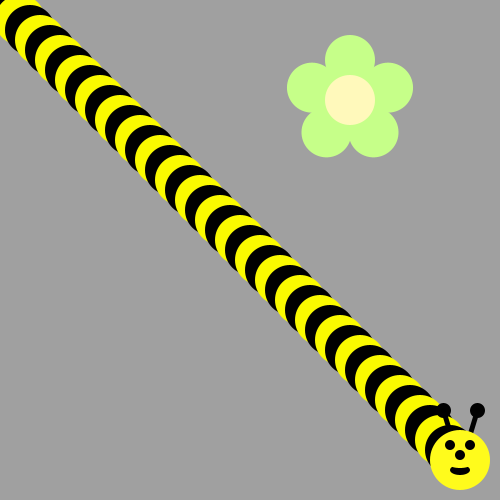
Frame 1 (no input)
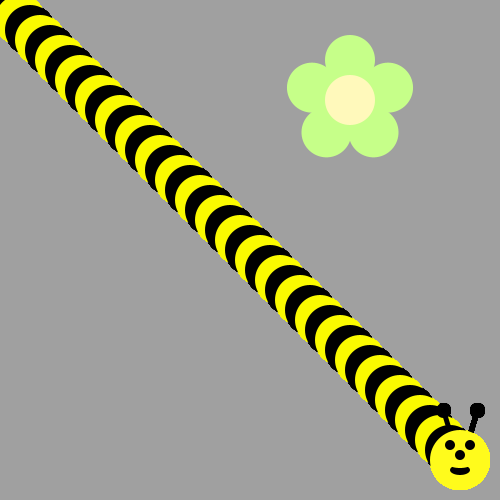
Frame 60 (the mouse pressed at the canvas centre just before this capture)
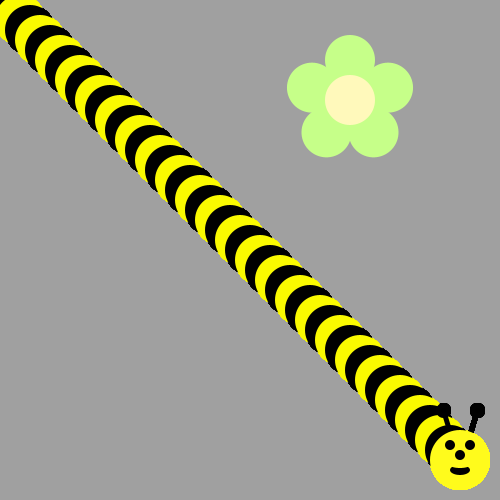
Frame 120 (the mouse held since frame 60 and released just before this capture)

The Processing sketch that drew these frames (run headless with seeded random() and noise(); from frame 60 on, the mouse is pressed at the canvas centre):

// Processing sketch: bumble_bee
// ── bumble_bee.pde

void draw() {
  
  /*Use a loop to make a body for the Bee!
Then put his head on using drawBeeFace(x,y)
Use Modulo to make the colors alternate 
*/
  int location = 0;
  int size = 50;
  for (int i = 0; i < 45; i++) {
   if((location/10)%2 ==0){
    fill(0,0,0);
   } else {
     fill(250,250,0);
   }
   
   location = location + 10;
   
   ellipse(location, location, size, size);
    }
   drawBeeFace(location+10, location+ 10);
  
}

void drawFlower(int x, int y) {
     noStroke();
     translate(x, y);
     // draw 5 petals, rotating after each one
     fill(#c6ff89);      // green
      for (int i = 0; i < 5; i++) {
           ellipse(0, -40, 50, 50);
          rotate(radians(72));
     }
     fill(#fff9bb); // light yellow
     ellipse(0, 0, 50, 50);
} 
void drawBeeFace(int BeeFaceX, int BeeFaceY) {
     noStroke();
     fill(0, 0, 0);
     stroke(1);
     strokeWeight(5);
     line(BeeFaceX-10, BeeFaceY-27, BeeFaceX-17, BeeFaceY-50);
     line(BeeFaceX+10, BeeFaceY-27, BeeFaceX+17, BeeFaceY-50);
     ellipse(BeeFaceX-17, BeeFaceY-50, 10, 10);
     ellipse(BeeFaceX+17, BeeFaceY-50, 10, 10);
     noStroke();
     fill(255, 251, 28);
     ellipse(BeeFaceX, BeeFaceY, 60, 60); // face
     fill(255, 237, 209);
     fill(0,0,0);
      ellipse(BeeFaceX-10, BeeFaceY-15, 10, 10); // eyes
     ellipse(BeeFaceX+10, BeeFaceY-15, 10, 10);
      ellipse(BeeFaceX, BeeFaceY-5, 10, 10); // nose
      ellipse(BeeFaceX, BeeFaceY+10, 20, 10);// mouth
     fill(255, 251, 28);
     ellipse(BeeFaceX, BeeFaceY+5, 20, 6);
}

void setup() {
     ellipseMode(CENTER);
     size(500, 500);
     background(160, 160, 160);
      drawFlower(350, 100);
}
